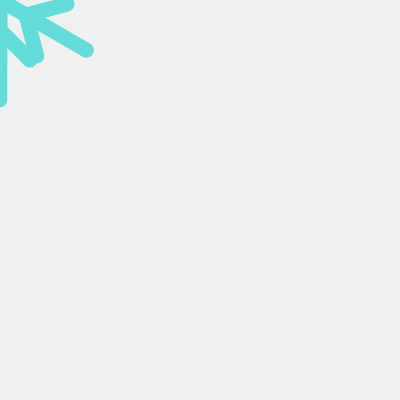
Frame 1 (no input)
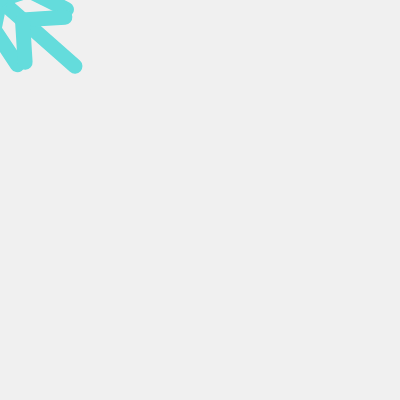
Frame 60 (no input)
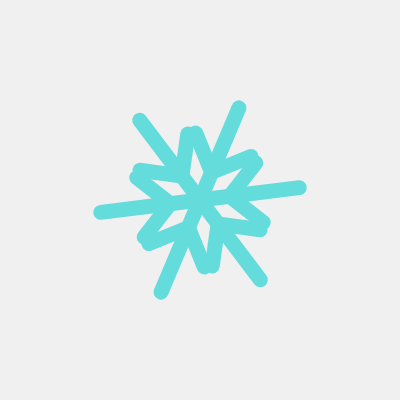
Frame 120 (the mouse pressed at the canvas centre since frame 60)

The p5.js sketch that drew these frames (run headless with seeded random() and noise() and a simulated clock; from frame 60 on, the mouse is pressed at the canvas centre):

// p5.js sketch
// ── sketch.js
let NUM = 6;

function setup() {
  createCanvas(400, 400);
}

function drawSnow01(x, y, angle) {
  strokeWeight(15);
  stroke(100, 220, 220);

  push();
  {
    translate(x, y);
    rotate(angle);

    for (let i = 0; i < NUM; i++) {
      push();
      {
        rotate(i * TWO_PI / NUM);
        line(0, 0, 0, -100);
        line(0, 30, 30, 60);
        line(0, 30, -30, 60);
      }
      pop();
    }
  }
  pop();
}

function draw() {
  background(240);

  let sec = millis() / 1000;
  drawSnow01(mouseX, mouseY, sec * 0.2);
}
